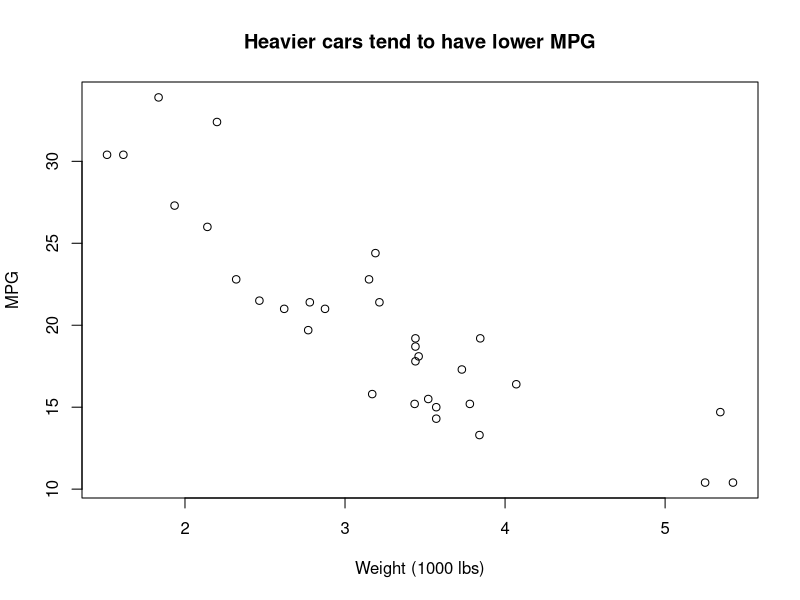
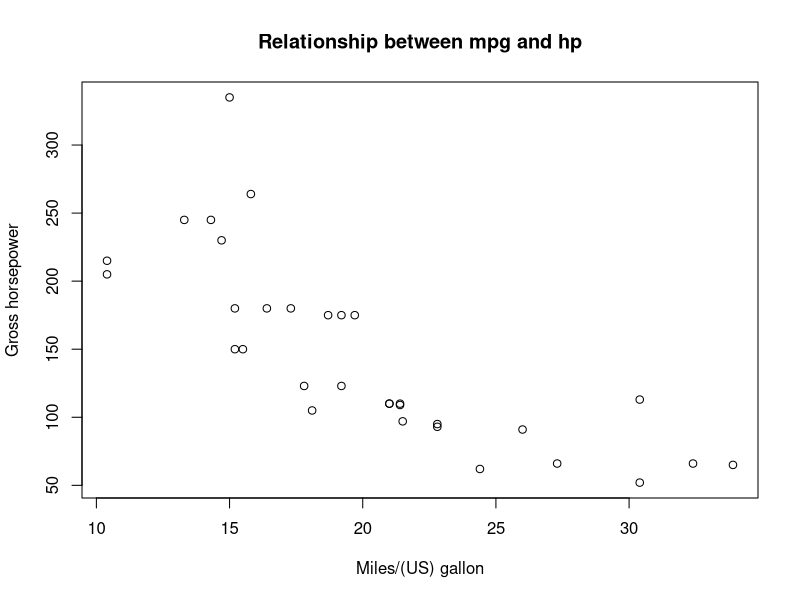
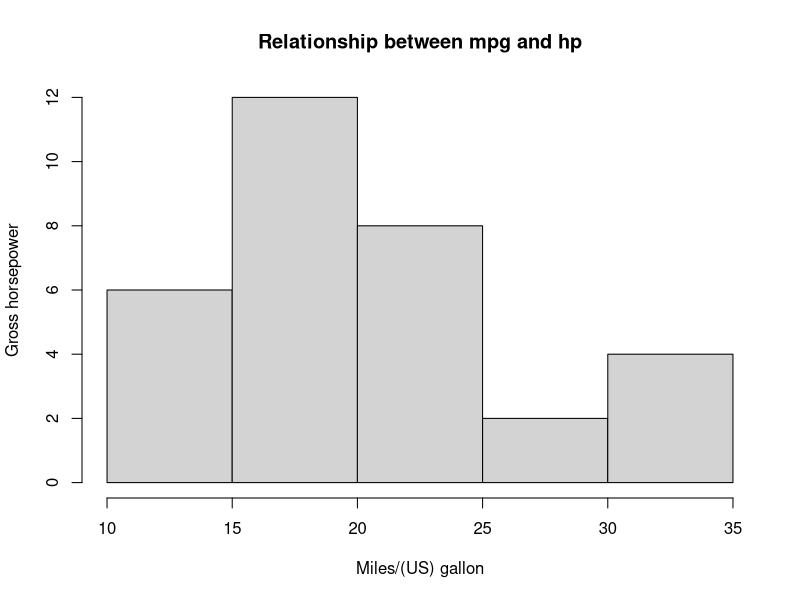
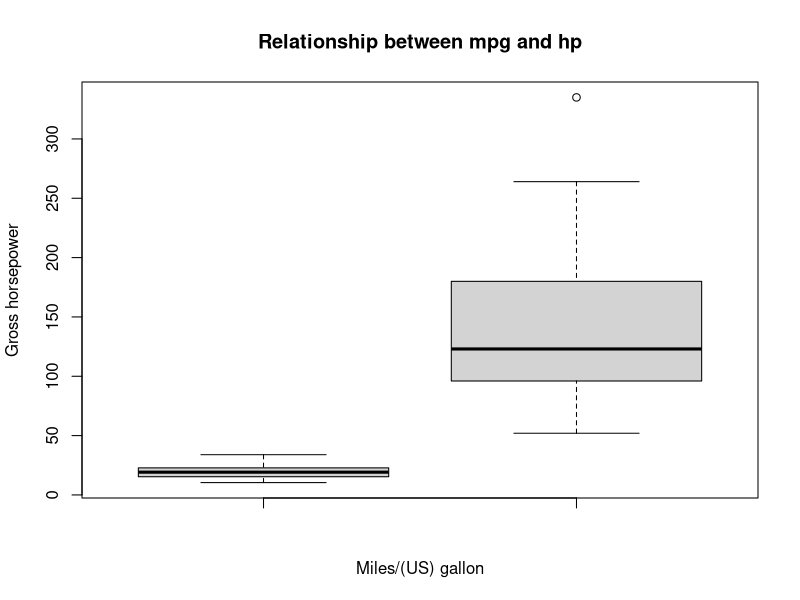

Recreate these plots in R, in order.
## ---- chunk 1
0.1 + 0.1 + 0.1 - 0.3
0.3 - 0.1 - 0.1 - 0.1 # a variation

# run this if you want to avoid scientific notation
options(scipen = 999)
## ---- chunk 2
#install.packages("tidyverse")
library(tidyverse)
## ---- chunk 3
mtcars[mtcars$cyl == 6 & mtcars$mpg > 20, c("mpg", "hp")]
## ---- chunk 4
mtcars %>%
  filter(cyl == 6, mpg > 20) %>%
  select(mpg, hp)
## ---- chunk 5
data(mtcars) # reads in the data & adds it to your environment as a dataframe

mtcars <- mtcars %>% 
  rownames_to_column("model")

View(mtcars) # opens up the datafram for viewing
head(mtcars, - 10) # displays the top few lines of the dataframe
tail(mtcars)
summary(mtcars) # displays a summary of all variables
?mtcars # will open up documentation in your Help tab. works for packages, functions, too!
## ---- chunk 6
mean(mtcars$mpg) # the $ helps you select a specific column/variable of interest
## ---- chunk 7
mean(mtcars$wt)

## ---- chunk 8
median(mtcars$qsec)
## ---- chunk 9
# this is a scatterplot of mpg by wt
plot(mtcars$wt, mtcars$mpg,
     xlab = "Weight (1000 lbs)", ylab = "MPG",
     main = "Heavier cars tend to have lower MPG")
## ---- chunk 10

# Scatterplots
plot(mtcars$mpg, mtcars$hp,
    xlab = "Miles/(US) gallon", ylab = "Gross horsepower", 
    main  = "Relationship between mpg and hp")
?hist
#histogram
hist(mtcars$mpg,
     main = "Relationship between mpg and hp",
     xlab = "Miles/(US) gallon", ylab = "Gross horsepower")

#boxplot
boxplot(mtcars$mpg, mtcars$hp,
        xlab = "Miles/(US) gallon", ylab = "Gross horsepower",
        main  = "Relationship between mpg and hp")


summary(mtcars$qsec)
